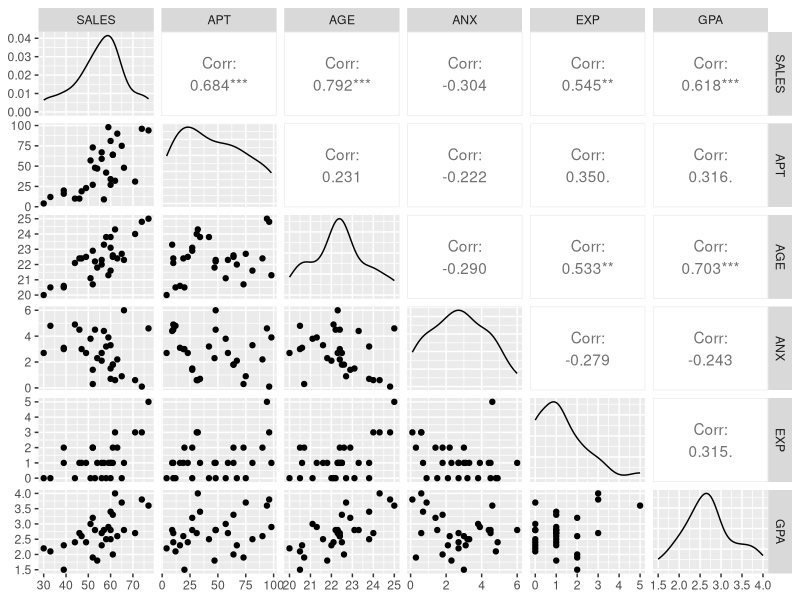
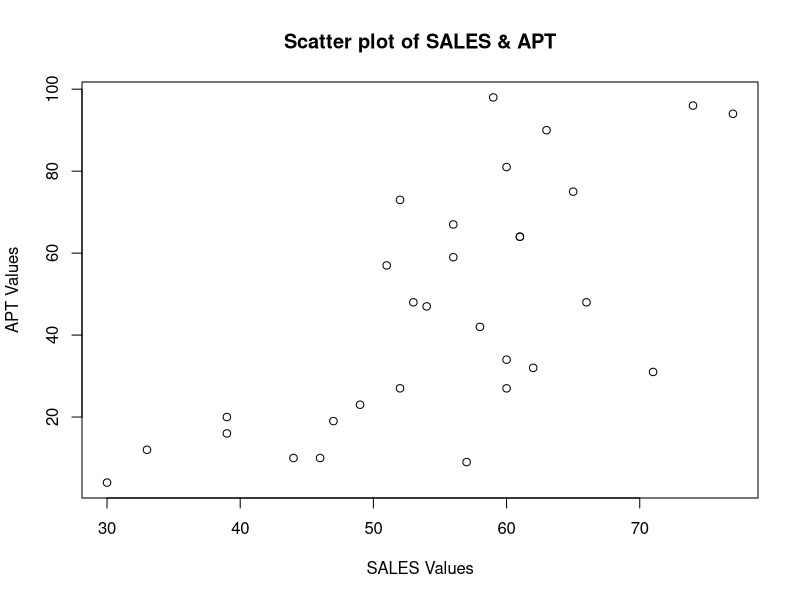
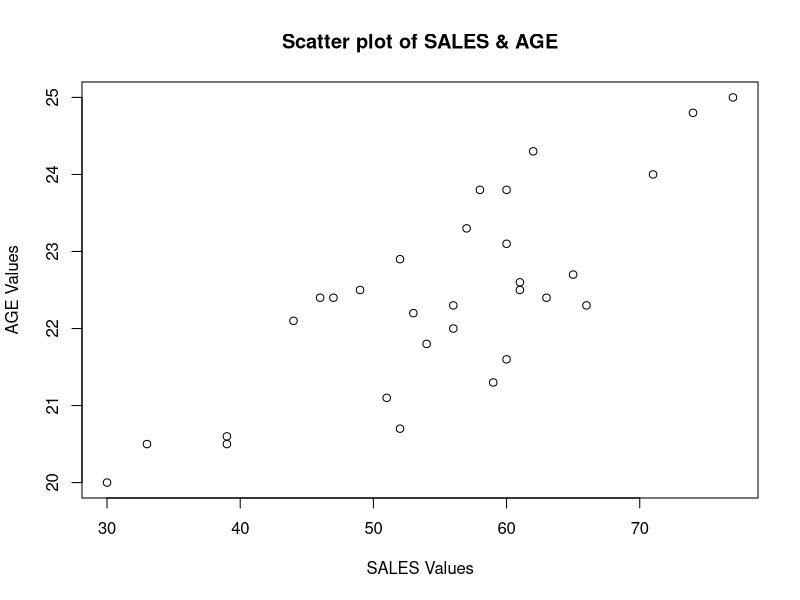
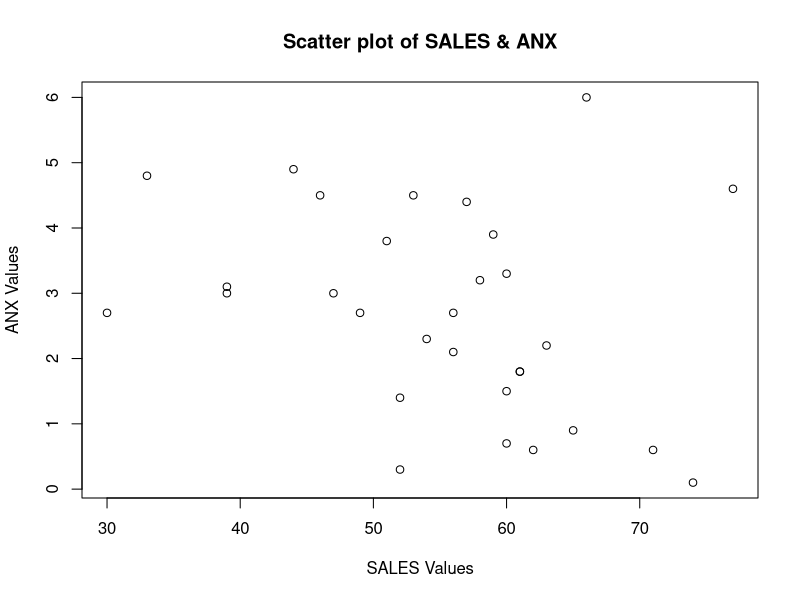
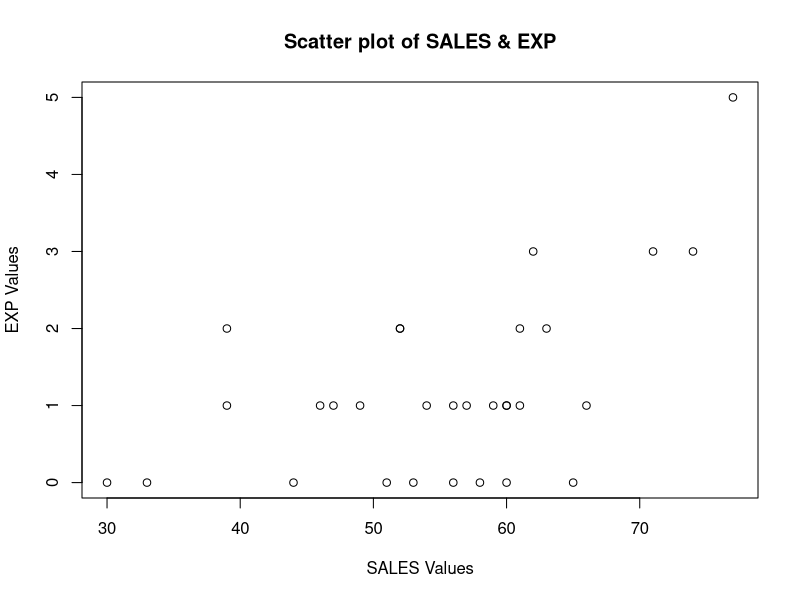
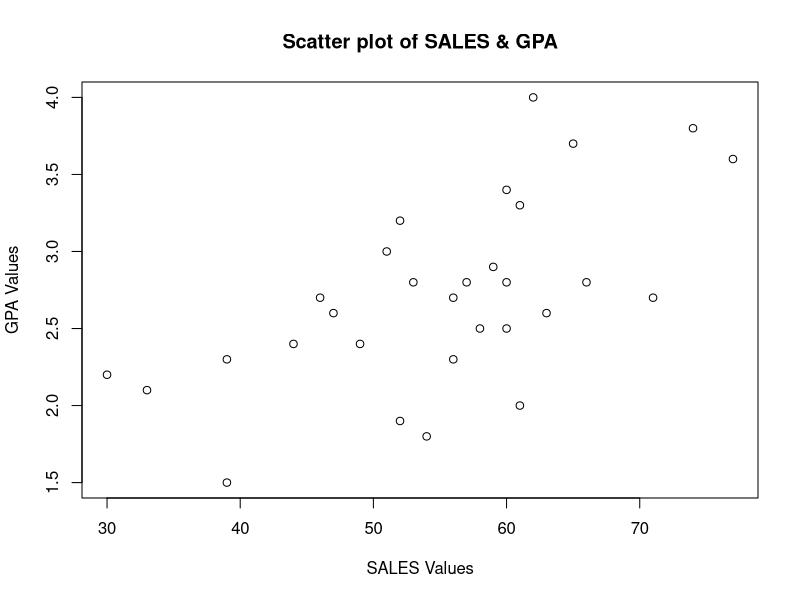
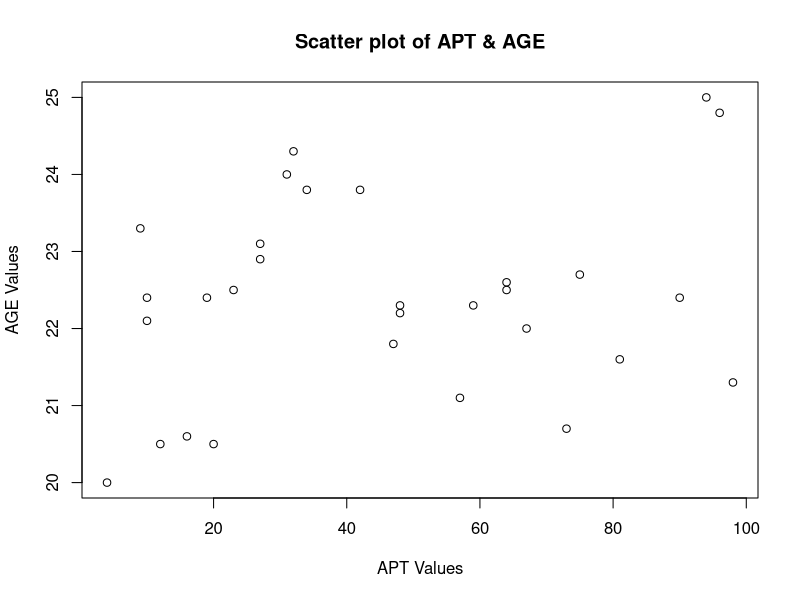
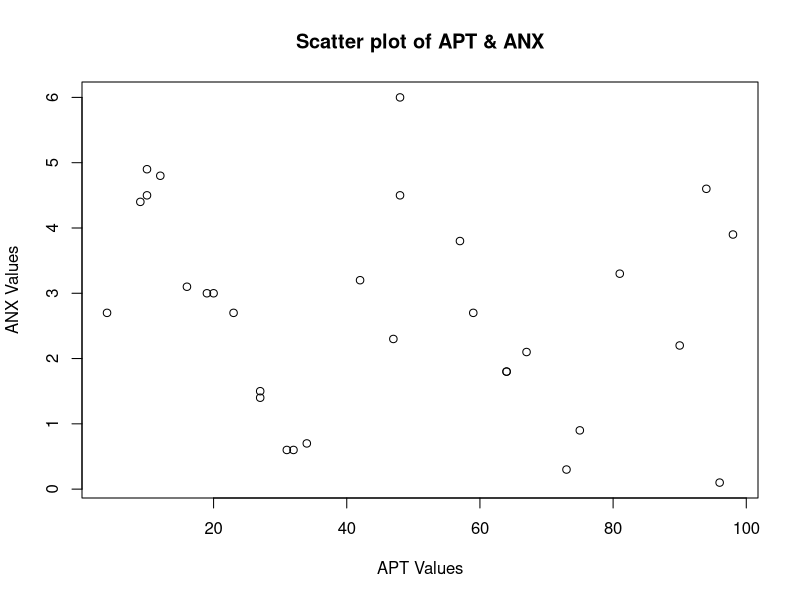

Source code (R) for these figures, in order:
library(data.table)
library(ggplot2)
library(GGally)

data_sales=fread("sales.txt")
data_sales=as.data.frame(data_sales)

str(data_sales)

cor(data_sales)

ggpairs(data_sales)

options(repr.plot.width=4, repr.plot.height=4)

for(i in 1:5){
    for(j in (i+1):6){
      plot(data_sales[,i],data_sales[,j],xlab=paste0(names(data_sales)[i]," Values"),ylab=paste0(names(data_sales)[j]," Values"),
          main=paste0("Scatter plot of ",names(data_sales)[i]," & ", names(data_sales)[j]))  
        
    }
}

abs(cor(data_sales)[,1])

first_regression=lm(SALES~ AGE, data=data_sales)
summary(first_regression)

second_APT_regression=lm(SALES~ AGE+APT , data=data_sales)
summary(second_APT_regression)

anova(first_regression,second_APT_regression)

second_ANX_regression=lm(SALES~ AGE+ANX , data=data_sales)
summary(second_ANX_regression)

anova(first_regression,second_ANX_regression)

second_EXP_regression=lm(SALES~ AGE+EXP , data=data_sales)
summary(second_EXP_regression)

anova(first_regression, second_EXP_regression)

second_GPA_regression=lm(SALES~ AGE+GPA , data=data_sales)
summary(second_GPA_regression)

anova(first_regression, second_GPA_regression)

summary(second_APT_regression)

second_APT_regression_reduced=lm(SALES~ APT , data=data_sales)
summary(second_APT_regression_reduced)

anova(second_APT_regression,second_APT_regression_reduced)

second_regression=lm(SALES~ AGE+APT , data=data_sales)

third_ANX_regression=lm(SALES~ AGE+APT+ANX, data=data_sales)
summary(third_ANX_regression)

anova(second_regression, third_ANX_regression)

third_EXP_regression=lm(SALES~ AGE+APT+EXP, data=data_sales)
summary(third_EXP_regression)

anova(second_regression, third_EXP_regression)

third_GPA_regression=lm(SALES~ AGE+APT+GPA, data=data_sales)
summary(third_GPA_regression)

anova(second_regression, third_GPA_regression)

summary(second_regression)

second_regression_int_removed=lm(SALES ~ -1 + AGE + APT, data = data_sales)
summary(second_regression_int_removed)

anova(second_regression,second_regression_int_removed)

second_regression_AGE_removed=lm(SALES ~ APT, data = data_sales)
summary(second_regression_AGE_removed)

anova(second_regression,second_regression_AGE_removed)

second_regression_APT_removed=lm(SALES ~ AGE, data = data_sales)
summary(second_regression_APT_removed)

anova(second_regression,second_regression_APT_removed)

regression_for_c=lm(SALES~., data=data_sales)
summary(regression_for_c)

stepped_regression=step(regression_for_c, direction="backward")
summary(stepped_regression)

summary(second_regression)

summary(stepped_regression)

final_model=second_regression

summary(final_model)

final_model$coefficients

anova(final_model)

(summary(final_model)$sigma)**2.

hypothesis_test=lm(SALES~ AGE + APT + GPA, data=data_sales)
summary(hypothesis_test)

anova(final_model,hypothesis_test)


